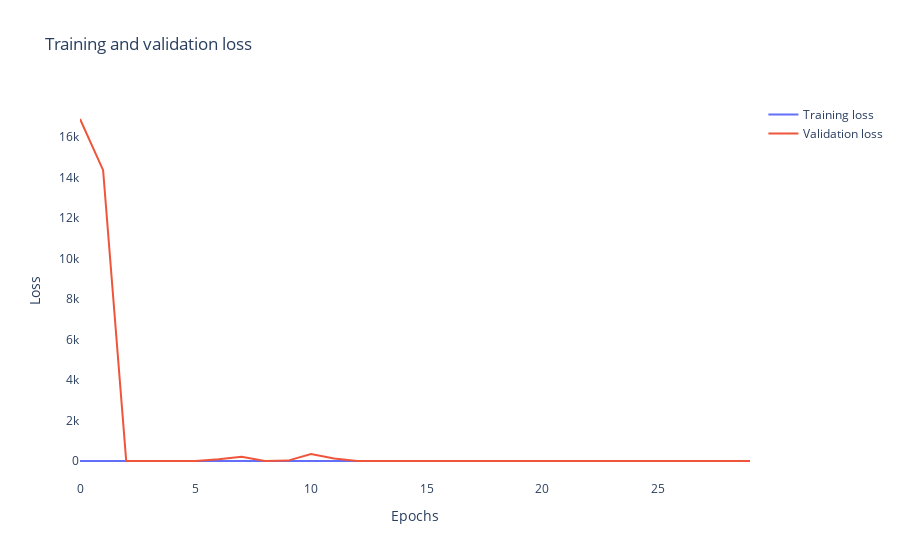

This figure's notebook cell:
### Code cell
import plotly as py
import plotly.graph_objects as go
fig = go.Figure()

fig.add_trace(go.Scatter(
        x=np.r_[epochs_range],
        y=loss,
        name = "Training loss"
    ))

fig.add_trace(go.Scatter(
        x=np.r_[epochs_range],
        y=val_loss,
        name = "Validation loss"
    ))

fig.update_layout(
    xaxis=dict(title = "Epochs"),
    yaxis=dict(title = "Loss"),
    plot_bgcolor='white',
    title = "Training and validation loss"
)

py.offline.iplot(fig)

### Figure 1 — Plotly figure (JSON) as saved in the notebook; plotly's stock layout.template omitted (floating-point values rounded to 4 significant figures)
{"data": [{"name": "Training loss", "type": "scatter", "x": [0, 1, 2, 3, 4, 5, 6, 7, 8, 9, 10, 11, 12, 13, 14, 15, 16, 17, 18, 19, 20, 21, 22, 23, 24, 25, 26, 27, 28, 29], "y": [4.778, 4.223, 4.382, 4.695, 3.997, 3.946, 4.172, 4.148, 4.491, 4.614, 4.543, 4.357, 4.176, 4.338, 5.001, 4.4, 4.835, 4.365, 4.284, 4.46, 4.402, 4.378, 4.041, 4.496, 4.664, 4.104, 3.955, 4.361, 4.367, 4.061]}, {"name": "Validation loss", "type": "scatter", "x": [0, 1, 2, 3, 4, 5, 6, 7, 8, 9, 10, 11, 12, 13, 14, 15, 16, 17, 18, 19, 20, 21, 22, 23, 24, 25, 26, 27, 28, 29], "y": [16900.0, 14370.0, 8.624, 5.209, 15.23, 4.688, 85.09, 212.6, 4.528, 23.53, 352.6, 130.9, 4.493, 4.424, 4.089, 6.894, 5.174, 7.138, 4.273, 11.72, 4.264, 3.962, 3.923, 3.854, 4.155, 3.89, 4.028, 4.77, 4.096, 4.113]}], "layout": {"plot_bgcolor": "white", "title": {"text": "Training and validation loss"}, "xaxis": {"title": {"text": "Epochs"}}, "yaxis": {"title": {"text": "Loss"}}}}
